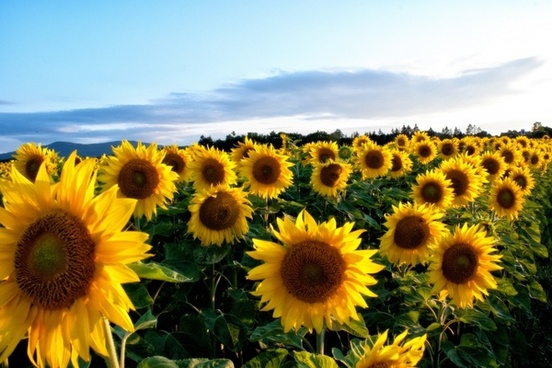
%> input picture 8.jpg, 552 x 368 px
$ octave imgdialation.m   (GNU Octave 9; MATLAB toolbox functions it lacks are replaced by stand-ins)
%> lines starting %> are read from the running program, lines starting %| are printed output that depends on the picture; in (x1, y1, x2, y2) boxes, pixels count from 0 and x2, y2 are one past the last pixel; in counts of white or black regions, pixels touching at a corner belong together; the program's own positions count from 1
%with function
a = imread('8.jpg');
%> a is the input picture: size 368x552x3 uint8; mean R, G, B 141.3, 137.8, 100.1
g=im2bw(a);
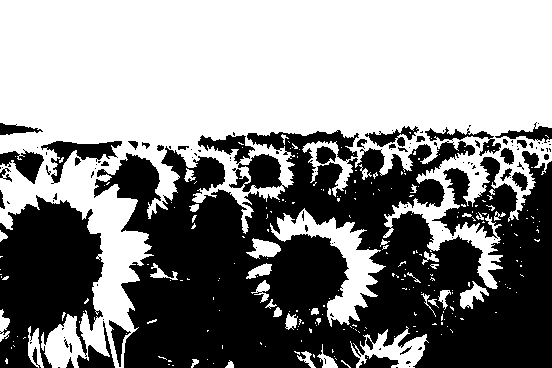
%> g: size 368x552 logical; 54.3% white; 115 black regions (80 under 20 px), largest, box (x1, y1, x2, y2) and area: (94, 130, 552, 368) 73838, (0, 195, 104, 368) 12399, (41, 141, 122, 184) 1119
se=strel('square',3);
%se=ones(6,1);
b=imdilate(g,se);
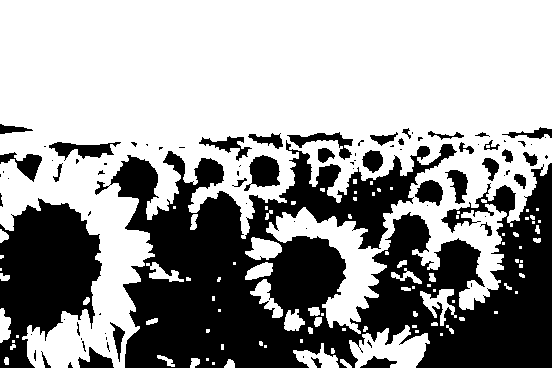
%> b: size 368x552 logical; 61.7% white; 85 black regions (50 under 20 px), largest, box (x1, y1, x2, y2) and area: (95, 140, 552, 368) 59126, (0, 198, 102, 368) 11097, (244, 155, 280, 191) 797
subplot(1,2,1), imshow(g);title('input image');
subplot(1,2,2), imshow(b);   title('dilated image');

$ run again, with 10.jpg copied over 8.jpg
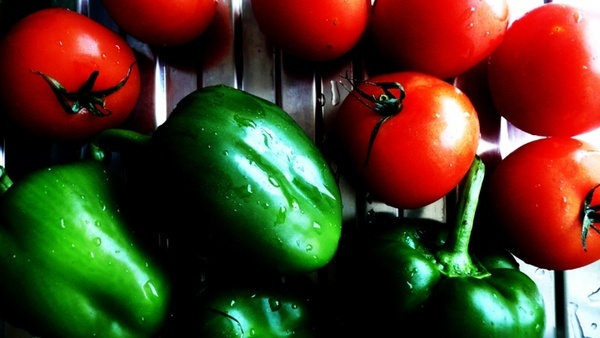
%> input picture 10.jpg, 600 x 338 px
%> a is the input picture: size 338x600x3 uint8; mean R, G, B 79.1, 57.8, 33.3
%> `g=im2bw(a);`:
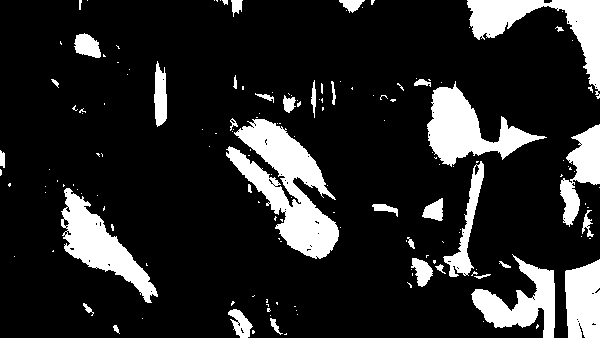
%> g: size 338x600 logical; 15.7% white; 159 white regions (121 under 20 px), largest, box (x1, y1, x2, y2) and area: (226, 119, 339, 259) 6959, (427, 81, 547, 167) 4098, (467, 0, 600, 99) 3986
%> `b=imdilate(g,se);`:
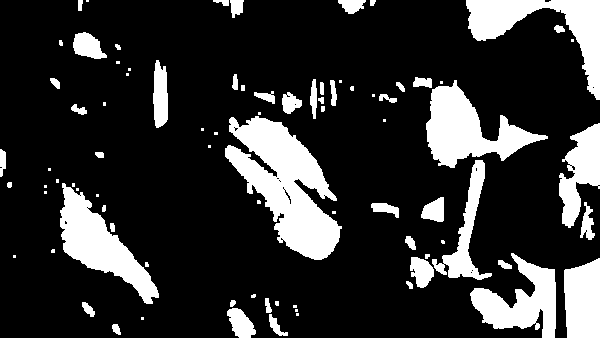
%> b: size 338x600 logical; 19.3% white; 85 white regions (34 under 20 px), largest, box (x1, y1, x2, y2) and area: (225, 116, 342, 260) 8382, (426, 80, 548, 168) 4678, (466, 0, 600, 100) 4455

$ run again, with 11.jpg copied over 8.jpg
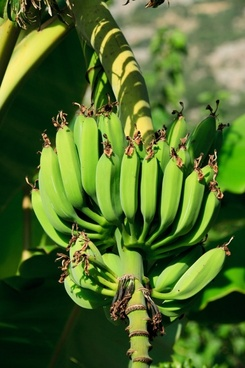
%> input picture 11.jpg, 245 x 368 px
%> a is the input picture: size 368x245x3 uint8; mean R, G, B 79.7, 106.9, 42.6
%> `g=im2bw(a);`:
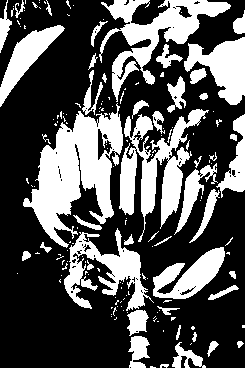
%> g: size 368x245 logical; 33.8% white; 163 white regions (115 under 20 px), largest, box (x1, y1, x2, y2) and area: (23, 103, 123, 248) 6720, (119, 109, 209, 242) 4234, (99, 0, 231, 102) 4043
%> `b=imdilate(g,se);`:
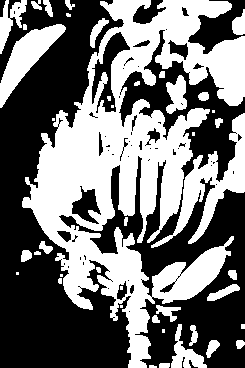
%> b: size 368x245 logical; 45.4% white; 43 white regions (11 under 20 px), largest, box (x1, y1, x2, y2) and area: (22, 0, 245, 368) 31677, (151, 113, 245, 248) 3266, (0, 24, 66, 108) 1942
